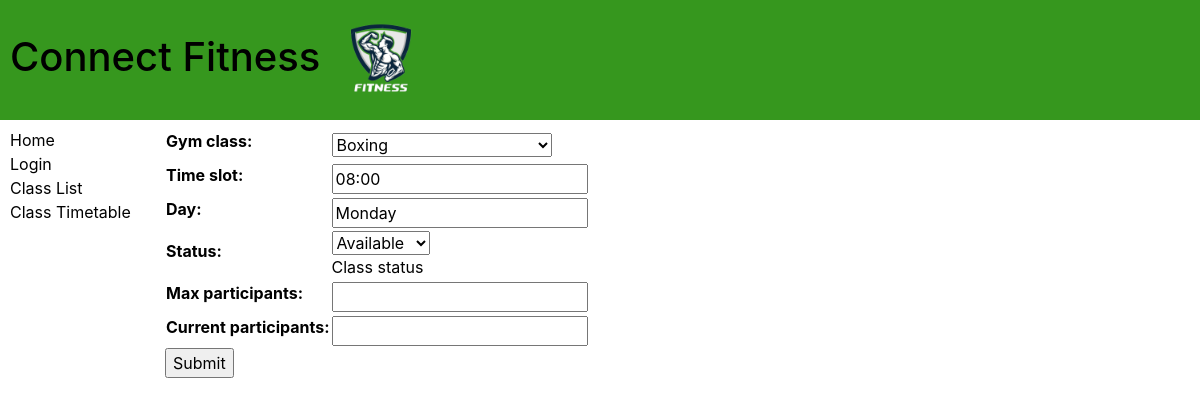
Page /ERP/timetable_class/4/update on the committed database.
### ERP/models.py (models this page shows, shortened)
class timetable_class_instance(models.Model):
    gym_class = models.ForeignKey('Gym_class', on_delete=models.RESTRICT, null=True, blank = True)
    time_slot = models.CharField(max_length=5, null=True, blank=True)
    day = models.CharField(max_length = 10,null=True, blank = True)
    Class_status =(
        ("a", "Available"),
        ("c", "Cancelled"),
        ("h", "On Hold"),
    )
    status = models.CharField(max_length=1,choices=Class_status,blank=False,
                              default="a", help_text="Class status")
    max_participants = models.CharField(max_length = 2, null = True , blank = True)
    current_participants = models.CharField(max_length = 2, null = True, blank = True)
    class Meta:
        ordering = ['time_slot', 'day']

### ERP/views.py (the view)
# urls.py: path("timetable_class/<int:pk>/update", views.timetable_class_instace_update.as_view(), name="update_timetable_class"),
class timetable_class_instace_update(generic.UpdateView):
    model = timetable_class_instance
    fields = "__all__"
    template_name= "update_timetable_class.html"
    success_url = reverse_lazy('timetable')

### ERP/models.py (called while the page is built)
    def __str__(self):
        return self.title

### ERP/templates/update_timetable_class.html (shortened to what this page needs)
{% extends "base_generic.html" %}
{% block content %}
<form action="" method="post">
  <table>
    {{ form.as_table }}
  </table>
  <input type="submit" value="Submit" />
</form>
{% endblock %}

### ERP/templates/base_generic.html (style rules this page uses)
html { background-color: #ffffff; }
body { visibility: visable; opacity: 1; background-color: #000000; }

### rows in the picture
timetable_class_instance: gym_class "Boxing", time_slot "08:00", day "Monday", status "Available"
